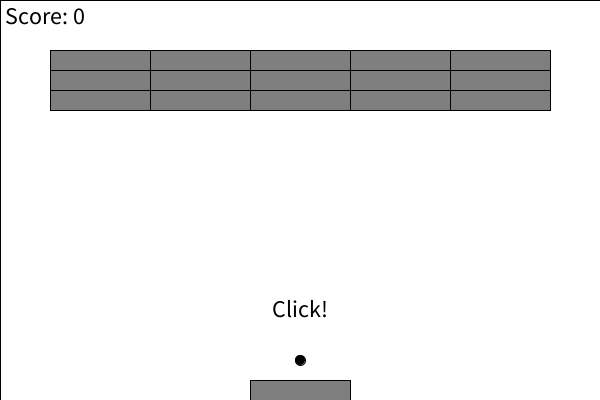
Frame 1 (no input)
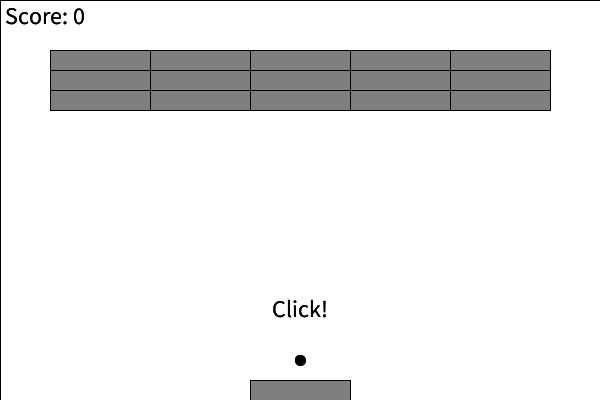
Frame 60 (the mouse pressed at the canvas centre just before this capture)
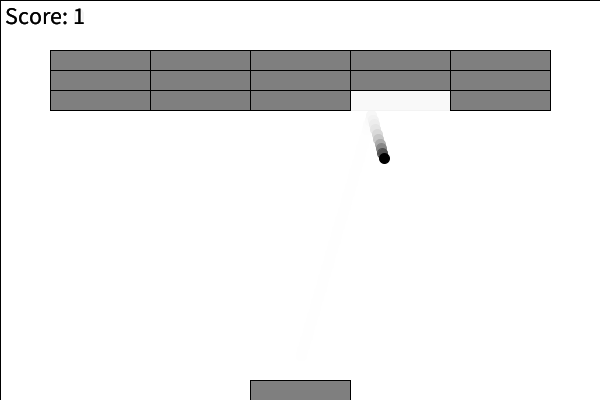
Frame 120 (the mouse held since frame 60 and released just before this capture)

The Processing sketch that drew these frames (run headless with seeded random() and noise(); from frame 60 on, the mouse is pressed at the canvas centre):

// Processing sketch: breakout
// ── breakout.pde
/*
 * ブロック崩し
 * written in Processing 3.3.2 by @nekketsuuu (2017)
 * LICENSE: The Unlicense
 */

// プレイの状態
int state;
final int WAITING   = 0;
final int PLAYING   = 1;
final int GAMEOVER  = 2;
final int GAMECLEAR = 3;

// スコア
int score;

/*
 * ゲームオブジェクトたち
 * fooW は foo の幅。fooH は foo の高さ。
 */
Ball ball;
Rect[] barAndBlocks; // インデックス0がバー、それ以外はブロック
Rect bar;
final float barW = 100;
final float barH = 20;
final int blockX = 5;
final int blockY = 3;
final float blockW = 100;
final float blockH = 75;
final int objectNum = blockX * blockY + 1;

void init() {
  // スコアの初期化
  score = 0;

  // オブジェクトの初期化
  ball = new Ball(width * 0.5, height - barH - 20.0); // TODO
  barAndBlocks = new Rect[blockX * blockY + 1];
  barAndBlocks[0] = new Rect(
    (width - barW) * 0.5, 
    height - barH, 
    barW, 
    barH, 
    false);
  bar = barAndBlocks[0];
  for (int j = 0; j < blockY; j++) {
    for (int i = 0; i < blockX; i++) {
      barAndBlocks[j * blockX + i + 1] = new Rect(
        i * barW + (width - blockX * blockW) * 0.5, 
        j * barH + 50.0, 
        barW, 
        barH, 
        true);
    }
  }

  // 画面の初期化
  background(255);
  smooth();
  stroke(0);
}

void setup() {
  size(600, 400);
  state = WAITING;
  init();
}

void draw() {
  // 画面全体を塗りつぶす
  // 透明度付きなので残像が残る
  fill(255, 80);
  rect(0, 0, width, height);

  // スコアの表示
  fill(0);
  textSize(24);
  textAlign(LEFT);
  text("Score: " + str(score), 5, 24);

  switch (state) {
  case WAITING:
    textAlign(CENTER);
    text("Click!", 0, 300, width, 350);
    if (mousePressed) {
      // クリックの文字を消す
      fill(255);
      rect(0, 300, width, 350);
      // 初期化
      init();
      // ボールの方向を決める
      ball.setDir(random(-1.0, 1.0), -1.0);
      state = PLAYING;
    }
    break;
  case PLAYING:
    // バーの移動
    final float delta = 5.0;
    float dx = 3.0;
    if (mouseX > bar.pos.x + barW * 0.5 + delta) {
      bar.moveDx(dx);
    } else if (mouseX < bar.pos.x + barW * 0.5 - delta) {
      bar.moveDx(-dx);
    }

    // ゲームオーバー・クリア判定
    if (ball.pos.y + ball.radius >= height) {
      state = GAMEOVER;
    }
    if (score >= blockX * blockY) {
      state = GAMECLEAR;
    }
    break;
  case GAMEOVER:
    ball.setDir(0.0, 0.0);
    ball.c = #0000FF;
    state = WAITING;
    break;
  case GAMECLEAR:
    ball.setDir(0.0, 0.0);
    ball.c = #FF0000;
    state = WAITING;
    break;
  }

  // 衝突判定したり描いたりする
  for (int i = 0; i < objectNum; i++) {
    barAndBlocks[i].update();
  }
  ball.update(barAndBlocks);
}
// ── objects.pde
/*
 * ブロック崩し
 * written in Processing 3.3.2 by @nekketsuuu (2017)
 * LICENSE: The Unlicense
 */

/*
 * ブロックとバー
 * draw() のたびに update() する
 */
class Rect {
  // データ
  PVector pos; // 左上の座標
  float w;
  float h;
  color c;
  boolean isVisible;
  boolean isBlock;

  // 初期化
  Rect(float x, float y, float w, float h, boolean isBlock) {
    this.pos = new PVector(x, y);
    this.w = w;
    this.h = h;
    this.c = color(127);
    this.isVisible = true;
    this.isBlock = isBlock;
  }

  // 機能
  void update() {
    if (isVisible) {
      fill(c);
      rect(pos.x, pos.y, w, h);
    }
  }
  void moveDx(float dx) {
    pos.x += dx;
    if (pos.x < -w * 0.5) {
      pos.x = -w * 0.5;
    }
    if (pos.x > width + w * 0.5) {
      pos.x = width + w * 0.5;
    }
  }
}

/*
 * ボール
 * draw() のたびに update() する
 */
class Ball {
  // データ
  PVector pos; // 中心の座標
  float radius;
  PVector dir;
  float speed;
  color c;

  // 初期化
  void init(float x, float y, float r) {
    this.pos = new PVector(x, y);
    this.radius = r;
    this.dir = new PVector(0.0, 0.0);
    this.speed = 5.0;
    this.c = color(0);
  }
  Ball(float x, float y) {
    init(x, y, 10.0);
  }
  Ball(float x, float y, float r) {
    init(x, y, r);
  }

  // 機能
  void update(Rect[] rects) {
    // バーやブロックとの衝突判定
    for (int i = 0; i < rects.length; i++) {
      collisionRect(this, rects[i]);
    }

    // 壁との衝突 (下の壁にはぶつからない)
    if (pos.x - radius < 0.0 || pos.x + radius > width) {
      dir.x *= -1.0;
    }
    if (pos.y - radius < 0.0) {
      dir.y *= -1.0;
    }

    // 動かす
    pos.add(PVector.mult(dir, speed));

    // 描く
    fill(c);
    ellipse(pos.x, pos.y, radius, radius);
  }
  void setDir(float x, float y) {
    dir.set(x, y).normalize();
  }
}

void collisionRect(Ball ball, Rect rect) {
  if (rect.isVisible) {
    // 円の中心から一番近い点を求める
    int vertical   = 0; // 0: 中, 1: 左, 2: 右
    int horizontal = 0; // 0: 中, 1: 上, 2: 下
    PVector nearest = new PVector();
    if (ball.pos.x <= rect.pos.x) {
      // 左の辺上
      nearest.x = rect.pos.x;
      vertical = 1;
    } else if (ball.pos.x >= rect.pos.x + rect.w) {
      // 右の辺上
      nearest.x = rect.pos.x + rect.w;
      vertical = 2;
    } else {
      nearest.x = ball.pos.x;
    }
    if (ball.pos.y <= rect.pos.y) {
      // 上の辺上
      nearest.y = rect.pos.y;
      horizontal = 1;
    } else if (ball.pos.y >= rect.pos.y + rect.h) {
      // 下の辺上
      nearest.y = rect.pos.y + rect.h;
      horizontal = 2;
    } else {
      nearest.y = ball.pos.y;
    }

    // その点からの距離を調べ、円の半径より小さければ衝突している
    // ただし、もし既に長方形から出て行こうとしているなら無視する
    if (nearest.sub(ball.pos).magSq() <= ball.radius * ball.radius) {
      if ((horizontal == 1 && ball.dir.y > 0.0) || (horizontal == 2 && ball.dir.y < 0.0)) {
        ball.dir.y *= -1.0;
        if (rect.isBlock) {
          rect.isVisible = false;
          score++;
        }
      }
      if ((vertical == 1 && ball.dir.x > 0.0) || (vertical == 2 && ball.dir.x < 0.0)) {
        ball.dir.x *= -1.0;
        if (rect.isBlock && rect.isVisible) {
          rect.isVisible = false;
          score++;
        }
      }
    }
  }
}
